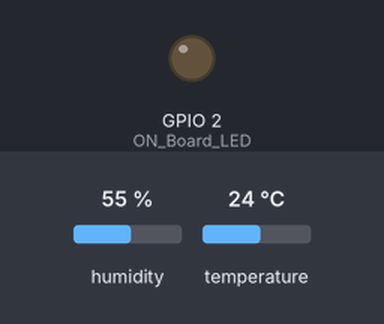
This sketch was run on a simulated ESP8266 (NodeMCU). Shown: output pins drawn as LEDs (lit = HIGH). The inputs (shaded band) are chosen by the test bench; at power-on: humidity 55 %, temperature 24 °C. WiFi joins after 1.5 s; servers stay silent unless stated; uploads are accepted with an empty reply; what the sketch prints to the serial monitor is not drawn.

Above: at 0.1 s.
At 2.2 s:
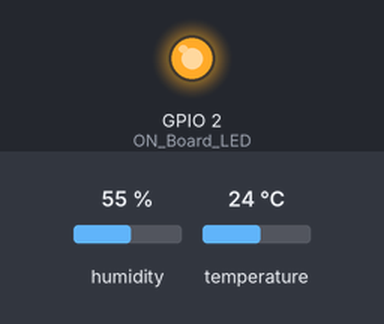
Timing chart, 0 to 3.7 s (numbered marks = the images above):
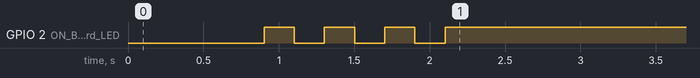

The sketch:

esp8266_data_logger.ino
```cpp
#include <ESP8266WiFi.h>
#include <WiFiClientSecure.h>

#include "DHT.h" // including the library of DHT11 temperature and humidity sensor
#define DHTTYPE DHT11 // DHT 11
#define dht_dpin 0
DHT dht(dht_dpin, DHTTYPE);

#define ON_Board_LED 2  // On board LED, indicator when connecting to a wifi router


const char* ssid = "TIGO-55CB";   // Your wifi name
const char* password = "4NJ9ED802857"; // Your wifi password


//----------------------------------------Host & httpsPort
const char* host = "script.google.com";
const int httpsPort = 443;
//----------------------------------------

WiFiClientSecure client; // Create a WiFiClientSecure object

// Google spreadsheet script ID
String GAS_ID = "AKfycbwIXH3CmePujetx5NmHq51EvmDqnL_fhbdzPdX22QX8KkQI7Jva4v1zpI0TNs46t3A";

void setup() {
  dht.begin();
  Serial.begin(115200);

  Serial.println("Humidity and temperature\n\n");
  delay(700);

  WiFi.begin(ssid, password); // Connect to your WiFi router
  Serial.println("");

  pinMode(ON_Board_LED,OUTPUT);     // On board LED port as output
  digitalWrite(ON_Board_LED, HIGH); // Turn off Led on board

  //----------------------------------------Wait for connection
  Serial.print("Connecting");
  while (WiFi.status() != WL_CONNECTED) {
    Serial.print(".");
    //----------------------------------------Make LED flashing when connecting to the wifi router
    digitalWrite(ON_Board_LED, LOW);
    delay(200);
    digitalWrite(ON_Board_LED, HIGH);
    delay(200);
    //----------------------------------------
  }
  //----------------------------------------
  digitalWrite(ON_Board_LED, HIGH); // Turn off the LED when it is connected to the wifi router
  Serial.println("");
  Serial.print("Successfully connected to : ");
  Serial.println(ssid);
  Serial.print("IP address: ");
  Serial.println(WiFi.localIP());
  Serial.println();
  //----------------------------------------

  client.setInsecure();
}

void loop() {
  float h = dht.readHumidity();
  float t = dht.readTemperature();
  Serial.print("Current humidity = ");
  Serial.print(h);
  Serial.print("% ");
  Serial.print("temperature = ");
  Serial.print(t);
  Serial.println("C ");
  delay(800);

  // Check if any reads failed and exit early (to try again).
  if (isnan(h) || isnan(t)) {
    Serial.println("Failed to read from DHT11 sensor !");
    delay(500);
    return;
  }

  String Temp = "Temperature : " + String(t) + " °C";
  String Humi = "Humidity : " + String(h) + " %";

  Serial.println(Temp);
  Serial.println(Humi);


  sendData(t, h); // Call the sendData subroutine
  delay(5000);
}

// Subroutine for sending data to Google Sheets
void sendData(float tem, float hum) {
  Serial.println("==========");
  Serial.print("connecting to ");
  Serial.println(host);

  //----------------------------------------Connect to Google host
  if (!client.connect(host, httpsPort)) {
    Serial.println("connection failed");
    return;
  }
  //----------------------------------------

  //----------------------------------------Processing data and sending data
  String string_temperature =  String(tem);
  String string_humidity =  String(hum);

  String url = "https://script.google.com/macros/s/" + GAS_ID + "/exec?temperature=" + string_temperature + "&humidity=" + string_humidity;
  Serial.print("requesting URL: ");
  Serial.println(url);

  client.print(String("GET ") + url + " HTTP/1.1\r\n" +
         "Host: " + host + "\r\n" +
         "User-Agent: BuildFailureDetectorESP8266\r\n" +
         "Connection: close\r\n\r\n");

  Serial.println("request sent");
  //----------------------------------------

  //----------------------------------------Checking whether the data was sent successfully or not
  while (client.connected()) {
    String line = client.readStringUntil('\n');
    Serial.println(line);
    if (line == "\r") {
      Serial.println("headers received");
      break;
    }
  }
  String line = client.readStringUntil('\n');
  if (line.startsWith("{\"state\":\"success\"")) {
    Serial.println("esp8266/Arduino CI successfull!");
  } else {
    Serial.println("esp8266/Arduino CI has failed");
  }
  Serial.print("reply was : ");
  Serial.println(line);
  Serial.println("closing connection");
  Serial.println("==========");
  Serial.println();
  //----------------------------------------
}
```
